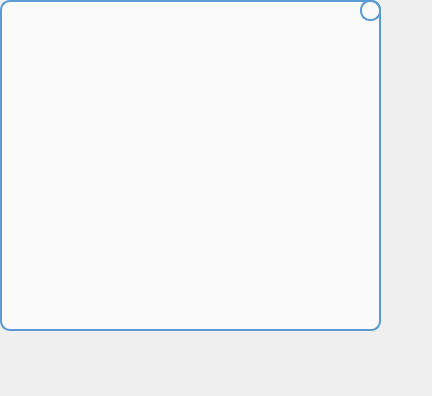
<?xml version="1.0" encoding="UTF-8"?>
<ui version="4.0">
 <class>Dialog</class>
 <widget class="QDialog" name="Dialog">
  <property name="geometry">
   <rect>
    <x>0</x>
    <y>0</y>
    <width>432</width>
    <height>396</height>
   </rect>
  </property>
  <property name="windowTitle">
   <string>Dialog</string>
  </property>
  <widget class="QLabel" name="label">
   <property name="geometry">
    <rect>
     <x>0</x>
     <y>0</y>
     <width>381</width>
     <height>331</height>
    </rect>
   </property>
   <property name="styleSheet">
    <string notr="true">background-color: rgb(250,250,250);
border:2px rgb(90,155,213);
border-style:solid;
border-radius:10px;</string>
   </property>
   <property name="text">
    <string/>
   </property>
  </widget>
  <widget class="QTextBrowser" name="textBrowser">
   <property name="geometry">
    <rect>
     <x>30</x>
     <y>30</y>
     <width>321</width>
     <height>281</height>
    </rect>
   </property>
   <property name="styleSheet">
    <string notr="true">background-color: rgb(250,250,250);
border:none;
</string>
   </property>
  </widget>
  <widget class="QPushButton" name="pushButton">
   <property name="geometry">
    <rect>
     <x>360</x>
     <y>0</y>
     <width>21</width>
     <height>21</height>
    </rect>
   </property>
   <property name="styleSheet">
    <string notr="true">border:2px rgb(90,155,213);
border-style:solid;
border-radius:10px;</string>
   </property>
   <property name="text">
    <string/>
   </property>
  </widget>
 </widget>
 <resources/>
 <connections/>
</ui>
